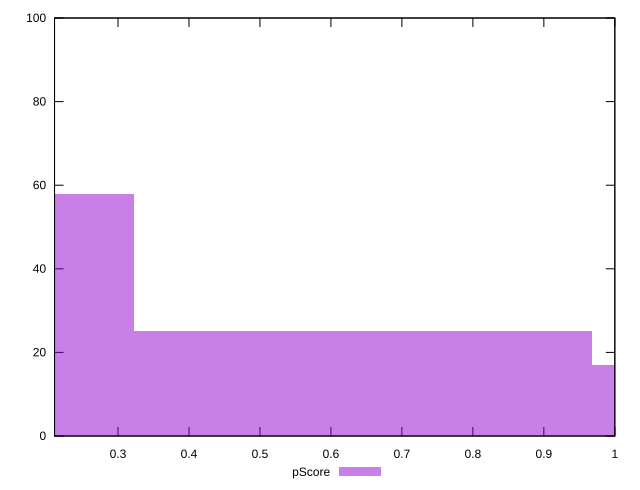

Recreate this plot in gnuplot.
reset

$pScore <<EOF
0 58
0.645583299218452 25
1.291166598436904 17
EOF

set key outside below
set boxwidth 0.645583299218452
set xrange [0.21058823529411763:1]
set yrange [0:100]
set trange [0:100]
set style fill transparent solid 0.5 noborder
set terminal svg size 640, 490 enhanced background rgb 'white'
set output "reports/report_00028_2021-02-24T12-49-42.674Z/unused-javascript/samples/agenda/pScore/histogram.svg"

plot $pScore title "pScore" with boxes

reset
